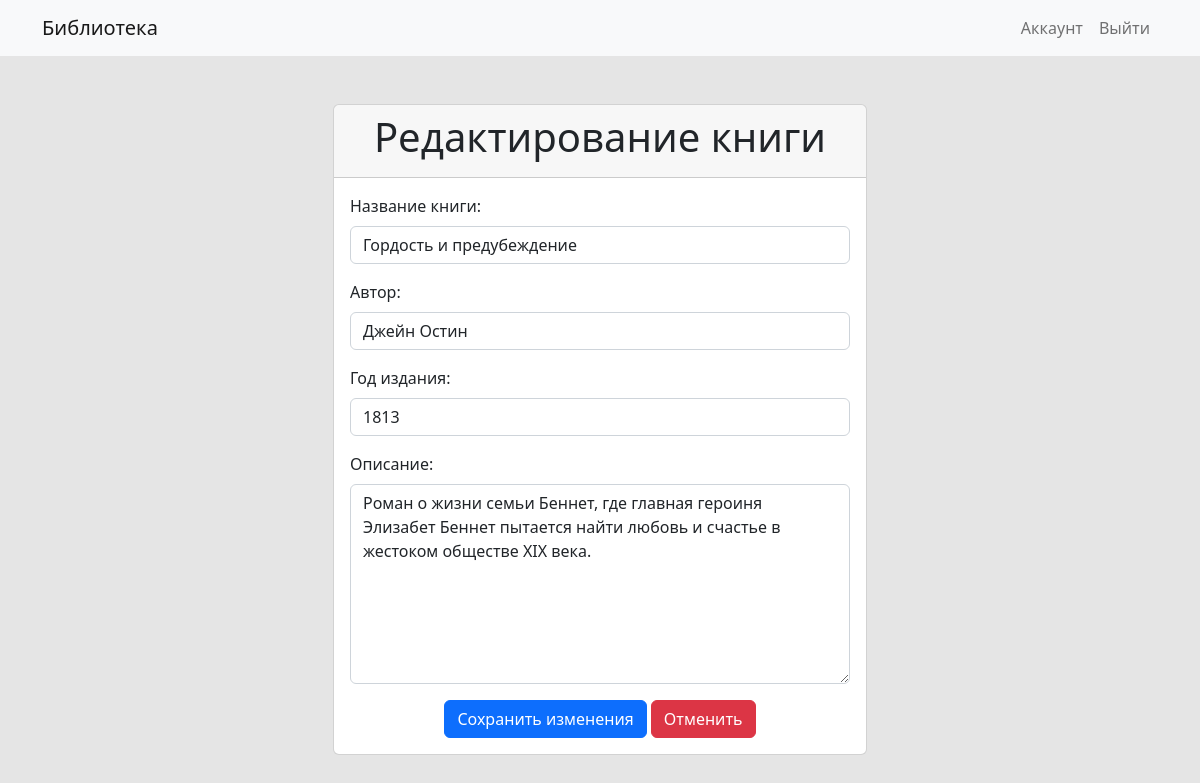
Screenshot of /update_book/3 (signed in) with the database file from the repository.
### app/models/models.py (models this page shows, shortened)
class Book(db.Model):
    id = db.Column(db.Integer, primary_key=True)
    title = db.Column(db.String(80), nullable=False)
    author = db.Column(db.String(80), nullable=False)
    year = db.Column(db.Integer, nullable=False)
    description = db.Column(db.String(500), nullable=False)

### app/routes/routes.py (the view, shortened to what this page needs)
@app_route.route('/update_book/<int:book_id>', methods=['GET', 'POST'])
def update_book(book_id):
    if not current_user.is_authenticated:
        return redirect(url_for('route.login'))
    else:
        update_book = Book.query.get_or_404(book_id)
    return render_template('update_book.html', book=update_book)

### app/templates/update_book.html
{% extends 'base.html' %}
{% block content %}
<div class="container">
    <div class="row justify-content-center mt-5">
        <div class="col-md-6">
            <div class="card">
                <div class="card-header">
                    <h1 class="text-center">Редактирование книги</h1>
                </div>
                <div class="card-body">
                    <form method="post">
                        <div class="mb-3">
                            <label for="book_name" class="form-label">Название книги:</label>
                            <input type="text" class="form-control" id="book_name" name="book_name" value="{{book.title}}">
                        </div>
                        <div class="mb-3">
                            <label for="author" class="form-label">Автор:</label>
                            <input type="text" class="form-control" id="author" name="author" value="{{book.author}}" required>
                        </div>
                        <div class="mb-3">
                            <label for="year" class="form-label">Год издания:</label>
                            <input type="text" class="form-control" id="year" name="year" value="{{book.year}}" required>
                        </div>
                        <div class="mb-3">
                            <label for="description" class="form-label">Описание:</label>
                            <textarea class="form-control" id="description" name="description" required>{{book.description}}</textarea>
                        </div>
                        <div class="text-center">
                            <button type="submit" class="btn btn-primary">Сохранить изменения</button>
                            <a class="btn btn-danger" href="/books">Отменить</a>
                        </div>
                    </form>
                </div>
            </div>
        </div>
    </div>
</div>
{% endblock %}

### app/static/custom.css (style rules this page uses)
body { background-color: #e5e5e5; }
textarea { padding: 10px; width: 100%; height: 200px; box-sizing: border-box; font-size: 14px; }

### rows the page displays
Book: book_name "Гордость и предубеждение", author "Джейн Остин", year "1813", description "Роман о жизни семьи Беннет, где главная героиня Элизабет Беннет пытается найти любовь и счастье в жестоком обществе XIX века."
